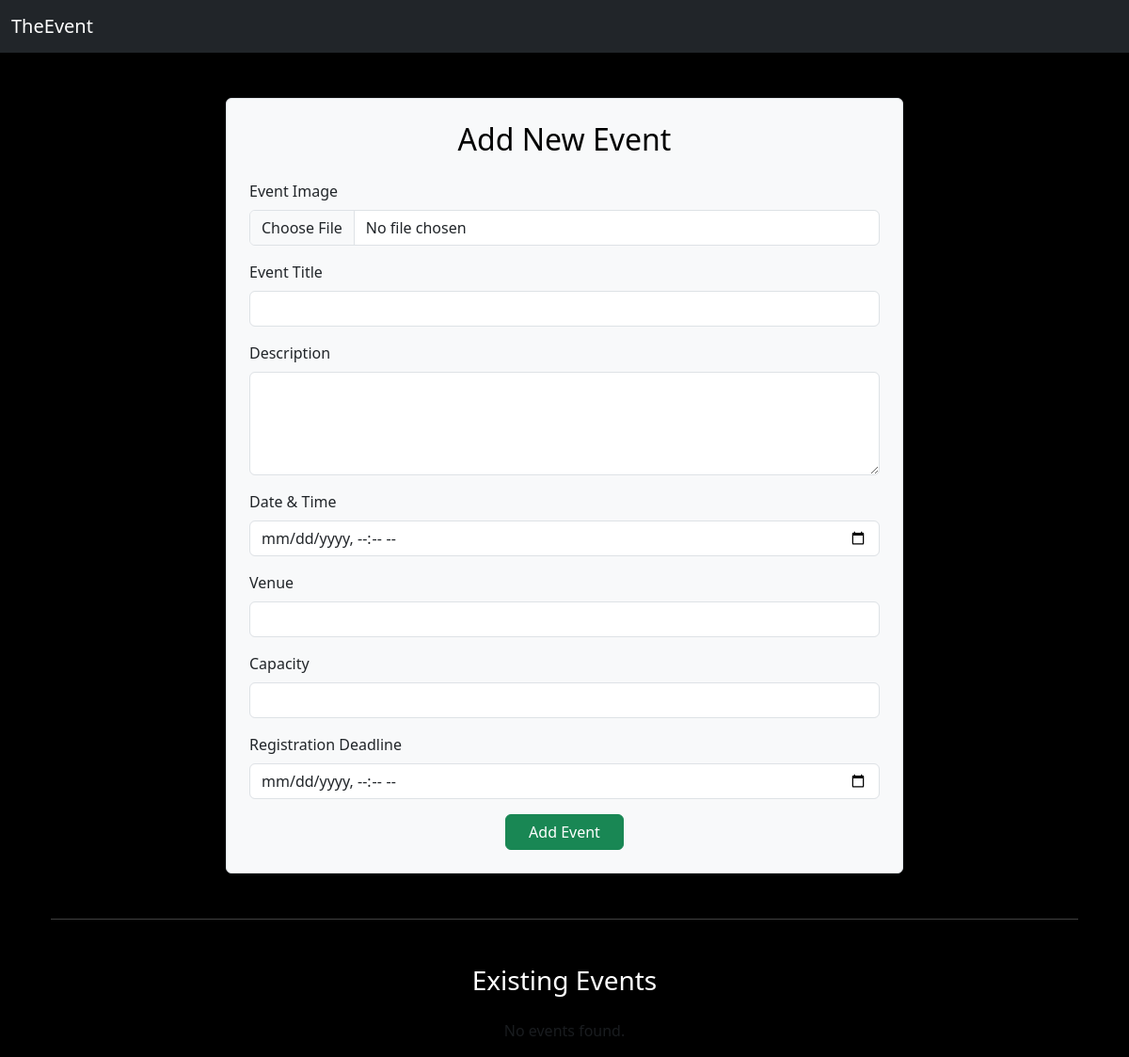
Page /events/ on the earlier database version.
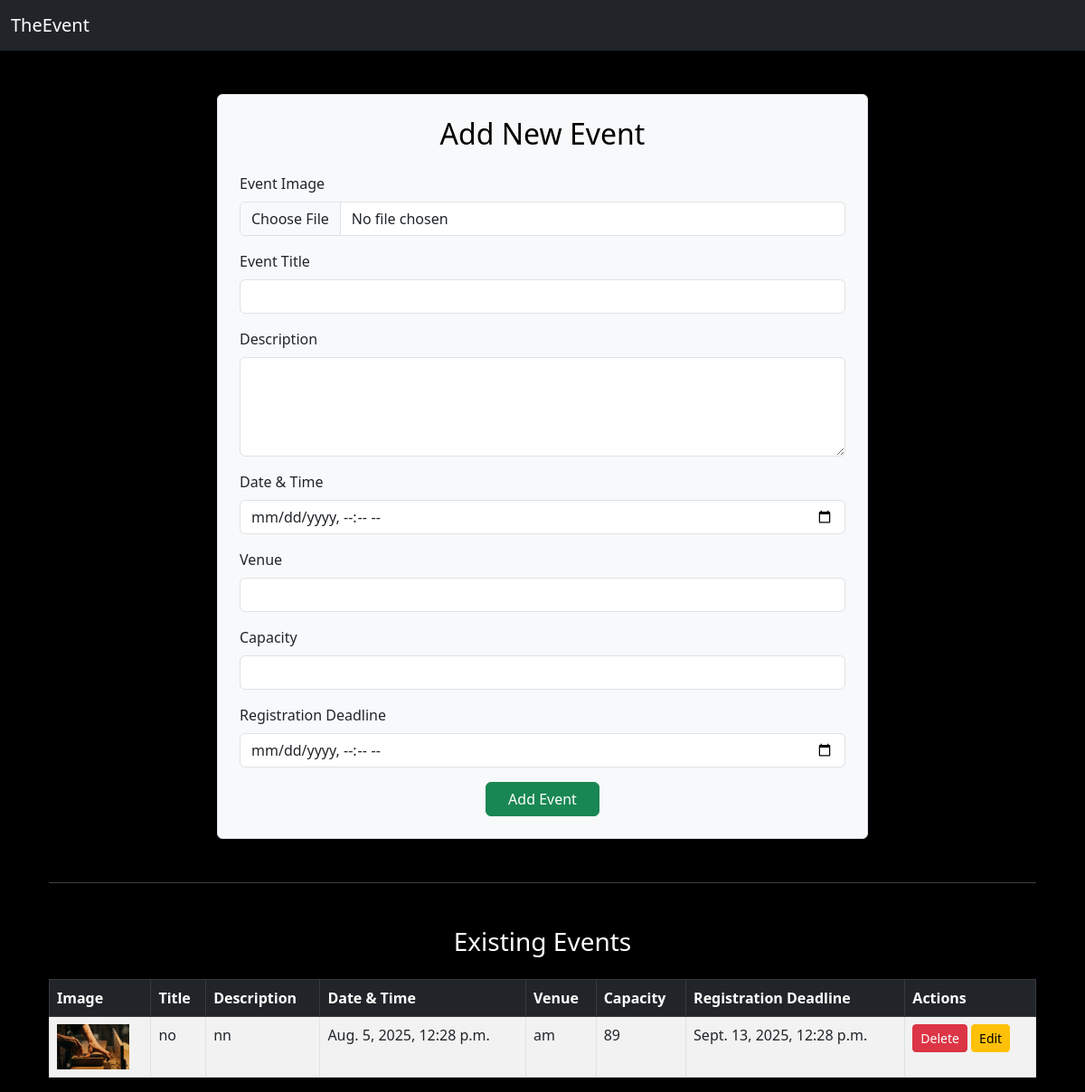
Same page on the later database version.
### app/models.py (models this page shows, shortened)
class Event(models.Model):
    title = models.CharField(max_length=255)
    image = models.ImageField(upload_to='event_images/', null=True, blank=True)
    description = models.TextField()
    datetime = models.DateTimeField()
    venue = models.CharField(max_length=255)
    capacity = models.IntegerField()
    regdead = models.DateTimeField()

### app/views.py (the view, shortened to what this page needs)
# urls.py: path('events/', views.addevent, name='addevent'),
def addevent(request):
    msg = ""
    events = Event.objects.filter(datetime__gte=timezone.now())
    return render(request, 'adminadd.html', {"msg": msg, "events": events})

### templates/adminadd.html (shortened to what the changed rows need)
{% extends 'base.html' %}
{% block content %}
<div class="container mt-5">
    <div class="row justify-content-center">
        <div class="col-md-8">
            <form method="POST" enctype="multipart/form-data" class="border p-4 shadow-sm bg-light rounded">
                <h2 class="text-center mb-4" style="color: #000;">Add New Event</h2>
            </form>
        </div>
    </div>
    <hr class="my-5">
    <h3 class="text-center mb-4 text-white" style="color: #000;">Existing Events</h3>
    {% if events %}
        <div class="table-responsive">
            <table class="table table-bordered table-striped">
                <thead class="table-dark">
                    <tr>
                        <th>Image</th>
                        <th>Title</th>
                        <th>Description</th>
                        <th>Date & Time</th>
                        <th>Venue</th>
                        <th>Capacity</th>
                        <th>Registration Deadline</th>
                        <th>Actions</th>
                    </tr>
                </thead>
                <tbody>
                    {% for event in events %}
                    <tr>
                        <td><img src="{{ event.image.url }}" width="80" height="50" style="object-fit: cover;"></td>
                        <td>{{ event.title }}</td>
                        <td>{{ event.description|truncatewords:10 }}</td>
                        <td>{{ event.datetime }}</td>
                        <td>{{ event.venue }}</td>
                        <td>{{ event.capacity }}</td>
                        <td>{{ event.regdead }}</td>
                        <td>
                            <a href="{% url 'delete_event' event.id %}"
                               class="btn btn-sm btn-danger"
                               onclick="return confirm('Are you sure you want to delete this event?');">
                               Delete
                            </a>
                            <a href="{% url 'update_event' event.id %}" class="btn btn-sm btn-warning">Edit</a>
                        </td>
                    </tr>
                    {% endfor %}
                </tbody>
            </table>
        </div>
    {% else %}
        <p class="text-center text-muted">No events found.</p>
    {% endif %}
</div>
{% endblock %}

Differences in the rows shown:
added Event: image (picture), title "no", description "nn", datetime "Aug. 5, 2025, 12:28 p.m.", venue "am", capacity "89", regdead "Sept. 13, 2025, 12:28 p.m."
Other differences:
text no longer shown: "No events found."
text now shown: "Image Title Description Date & Time Venue Capacity Registration Deadline Actions"
